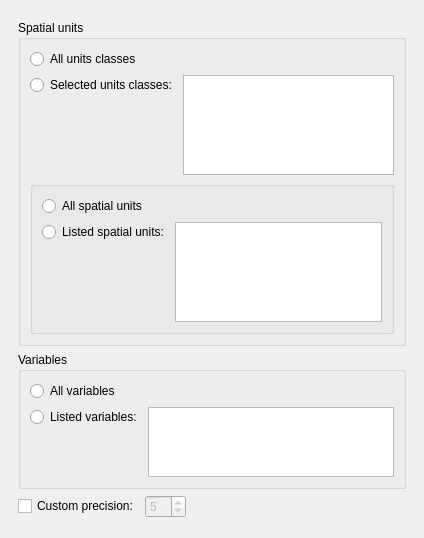
<?xml version="1.0" encoding="UTF-8"?>
<ui version="4.0">
 <class>EditClassIDVarDialog</class>
 <widget class="QDialog" name="EditClassIDVarDialog">
  <property name="geometry">
   <rect>
    <x>0</x>
    <y>0</y>
    <width>424</width>
    <height>538</height>
   </rect>
  </property>
  <property name="windowTitle">
   <string notr="true"/>
  </property>
  <layout class="QVBoxLayout" name="verticalLayout">
   <property name="leftMargin">
    <number>9</number>
   </property>
   <property name="rightMargin">
    <number>9</number>
   </property>
   <item>
    <widget class="QWidget" name="widget" native="true">
     <layout class="QVBoxLayout" name="verticalLayout_8">
      <item>
       <widget class="QGroupBox" name="groupBox">
        <property name="title">
         <string>Spatial units</string>
        </property>
        <layout class="QVBoxLayout" name="verticalLayout_7">
         <item>
          <widget class="QWidget" name="widget_2" native="true">
           <layout class="QVBoxLayout" name="verticalLayout_9">
            <property name="spacing">
             <number>6</number>
            </property>
            <property name="leftMargin">
             <number>0</number>
            </property>
            <property name="topMargin">
             <number>0</number>
            </property>
            <property name="rightMargin">
             <number>0</number>
            </property>
            <property name="bottomMargin">
             <number>0</number>
            </property>
            <item>
             <widget class="QRadioButton" name="AllClassesRadioButton">
              <property name="text">
               <string>All units classes</string>
              </property>
             </widget>
            </item>
            <item>
             <layout class="QHBoxLayout" name="horizontalLayout">
              <item>
               <layout class="QVBoxLayout" name="verticalLayout_2">
                <item>
                 <widget class="QRadioButton" name="SelectedUnitsClassesRadioButton">
                  <property name="text">
                   <string>Selected units classes:</string>
                  </property>
                 </widget>
                </item>
                <item>
                 <spacer name="verticalSpacer_3">
                  <property name="orientation">
                   <enum>Qt::Vertical</enum>
                  </property>
                  <property name="sizeHint" stdset="0">
                   <size>
                    <width>20</width>
                    <height>40</height>
                   </size>
                  </property>
                 </spacer>
                </item>
               </layout>
              </item>
              <item>
               <widget class="QListWidget" name="UnitsClassListWidget">
                <property name="selectionMode">
                 <enum>QAbstractItemView::ExtendedSelection</enum>
                </property>
               </widget>
              </item>
             </layout>
            </item>
           </layout>
          </widget>
         </item>
         <item>
          <widget class="QGroupBox" name="groupBox_SpatialUnits">
           <property name="title">
            <string/>
           </property>
           <layout class="QVBoxLayout" name="verticalLayout_6">
            <item>
             <widget class="QRadioButton" name="AllUnitsRadioButton">
              <property name="text">
               <string>All spatial units</string>
              </property>
             </widget>
            </item>
            <item>
             <layout class="QHBoxLayout" name="horizontalLayout_3">
              <item>
               <layout class="QVBoxLayout" name="verticalLayout_3">
                <item>
                 <widget class="QRadioButton" name="SelectedUnitsRadioButton">
                  <property name="text">
                   <string>Listed spatial units:</string>
                  </property>
                 </widget>
                </item>
                <item>
                 <spacer name="verticalSpacer">
                  <property name="orientation">
                   <enum>Qt::Vertical</enum>
                  </property>
                  <property name="sizeHint" stdset="0">
                   <size>
                    <width>20</width>
                    <height>40</height>
                   </size>
                  </property>
                 </spacer>
                </item>
               </layout>
              </item>
              <item>
               <widget class="QPlainTextEdit" name="SelectedUnitsTextEdit"/>
              </item>
             </layout>
            </item>
           </layout>
          </widget>
         </item>
        </layout>
       </widget>
      </item>
      <item>
       <widget class="QGroupBox" name="groupBox_Variables">
        <property name="title">
         <string>Variables</string>
        </property>
        <layout class="QVBoxLayout" name="verticalLayout_4">
         <item>
          <widget class="QRadioButton" name="AllVariablesRadioButton">
           <property name="text">
            <string>All variables</string>
           </property>
          </widget>
         </item>
         <item>
          <layout class="QHBoxLayout" name="horizontalLayout_4">
           <item>
            <layout class="QVBoxLayout" name="verticalLayout_5">
             <item>
              <widget class="QRadioButton" name="SelectedVariablesRadioButton">
               <property name="text">
                <string>Listed variables:</string>
               </property>
              </widget>
             </item>
             <item>
              <spacer name="verticalSpacer_2">
               <property name="orientation">
                <enum>Qt::Vertical</enum>
               </property>
               <property name="sizeHint" stdset="0">
                <size>
                 <width>20</width>
                 <height>40</height>
                </size>
               </property>
              </spacer>
             </item>
            </layout>
           </item>
           <item>
            <widget class="QPlainTextEdit" name="SelectedVariablesTextEdit"/>
           </item>
          </layout>
         </item>
        </layout>
       </widget>
      </item>
      <item>
       <layout class="QHBoxLayout" name="horizontalLayout_5">
        <item>
         <widget class="QCheckBox" name="CustomPrecisionCheckBox">
          <property name="sizePolicy">
           <sizepolicy hsizetype="Minimum" vsizetype="Fixed">
            <horstretch>0</horstretch>
            <verstretch>0</verstretch>
           </sizepolicy>
          </property>
          <property name="text">
           <string>Custom precision:</string>
          </property>
         </widget>
        </item>
        <item>
         <widget class="QSpinBox" name="PrecisionSpinBox">
          <property name="enabled">
           <bool>false</bool>
          </property>
          <property name="value">
           <number>5</number>
          </property>
         </widget>
        </item>
        <item>
         <spacer name="horizontalSpacer">
          <property name="orientation">
           <enum>Qt::Horizontal</enum>
          </property>
          <property name="sizeHint" stdset="0">
           <size>
            <width>40</width>
            <height>20</height>
           </size>
          </property>
         </spacer>
        </item>
       </layout>
      </item>
     </layout>
    </widget>
   </item>
  </layout>
 </widget>
 <resources/>
 <connections/>
</ui>
